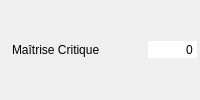
       <widget class="QWidget" name="widget_m_cc" native="true">
        <property name="minimumSize">
         <size>
          <width>200</width>
          <height>26</height>
         </size>
        </property>
        <layout class="QHBoxLayout" name="horizontalLayout_14">
         <property name="spacing">
          <number>2</number>
         </property>
         <property name="leftMargin">
          <number>3</number>
         </property>
         <property name="topMargin">
          <number>3</number>
         </property>
         <property name="rightMargin">
          <number>3</number>
         </property>
         <property name="bottomMargin">
          <number>3</number>
         </property>
         <item>
          <widget class="QLabel" name="label_27">
           <property name="text">
            <string/>
           </property>
           <property name="pixmap">
            <pixmap resource="../images/images.qrc">:/Aptitudes/maitrise_critique.png</pixmap>
           </property>
          </widget>
         </item>
         <item>
          <widget class="QLabel" name="label_m_cc">
           <property name="text">
            <string>Maîtrise Critique</string>
           </property>
          </widget>
         </item>
         <item>
          <spacer name="horizontalSpacer_15">
           <property name="orientation">
            <enum>Qt::Horizontal</enum>
           </property>
           <property name="sizeHint" stdset="0">
            <size>
             <width>37</width>
             <height>12</height>
            </size>
           </property>
          </spacer>
         </item>
         <item>
          <widget class="QSpinBox" name="sp_m_cc">
           <property name="focusPolicy">
            <enum>Qt::NoFocus</enum>
           </property>
           <property name="autoFillBackground">
            <bool>true</bool>
           </property>
           <property name="frame">
            <bool>false</bool>
           </property>
           <property name="alignment">
            <set>Qt::AlignRight|Qt::AlignTrailing|Qt::AlignVCenter</set>
           </property>
           <property name="buttonSymbols">
            <enum>QAbstractSpinBox::NoButtons</enum>
           </property>
           <property name="suffix">
            <string/>
           </property>
           <property name="minimum">
            <number>-999999</number>
           </property>
           <property name="maximum">
            <number>9999999</number>
           </property>
           <property name="stepType">
            <enum>QAbstractSpinBox::DefaultStepType</enum>
           </property>
          </widget>
         </item>
        </layout>
       </widget>
